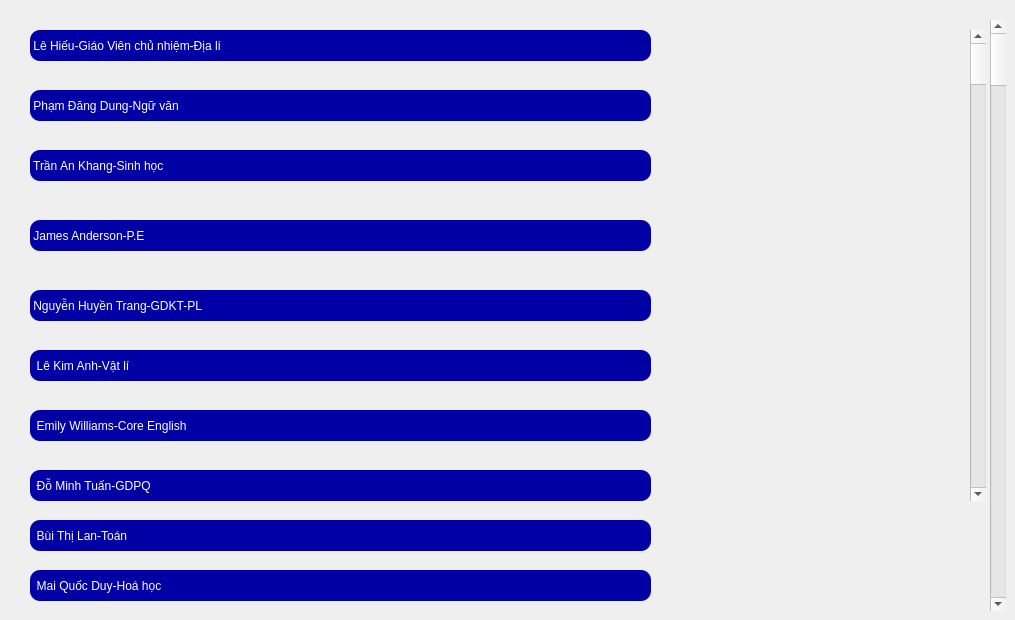
    <widget class="QWidget" name="lienhe">
     <widget class="QLabel" name="label_75">
      <property name="geometry">
       <rect>
        <x>30</x>
        <y>30</y>
        <width>621</width>
        <height>31</height>
       </rect>
      </property>
      <property name="font">
       <font>
        <bold>false</bold>
       </font>
      </property>
      <property name="styleSheet">
       <string notr="true">background-color:rgb(0, 0, 165);
border-radius: 10px;
color:rgb(255, 255, 255)</string>
      </property>
      <property name="text">
       <string> Lê Hiếu-Giáo Viên chủ nhiệm-Địa lí</string>
      </property>
     </widget>
     <widget class="QLabel" name="label_76">
      <property name="geometry">
       <rect>
        <x>30</x>
        <y>90</y>
        <width>621</width>
        <height>31</height>
       </rect>
      </property>
      <property name="styleSheet">
       <string notr="true">background-color:rgb(0, 0, 165);
border-radius: 10px;
color:rgb(255, 255, 255)</string>
      </property>
      <property name="text">
       <string> Phạm Đăng Dung-Ngữ văn</string>
      </property>
     </widget>
     <widget class="QLabel" name="label_77">
      <property name="geometry">
       <rect>
        <x>30</x>
        <y>290</y>
        <width>621</width>
        <height>31</height>
       </rect>
      </property>
      <property name="styleSheet">
       <string notr="true">background-color:rgb(0, 0, 165);
border-radius: 10px;
color:rgb(255, 255, 255)</string>
      </property>
      <property name="text">
       <string> Nguyễn Huyền Trang-GDKT-PL</string>
      </property>
     </widget>
     <widget class="QLabel" name="label_78">
      <property name="geometry">
       <rect>
        <x>30</x>
        <y>150</y>
        <width>621</width>
        <height>31</height>
       </rect>
      </property>
      <property name="styleSheet">
       <string notr="true">background-color:rgb(0, 0, 165);
border-radius: 10px;
color:rgb(255, 255, 255)</string>
      </property>
      <property name="text">
       <string> Trần An Khang-Sinh học</string>
      </property>
     </widget>
     <widget class="QLabel" name="label_79">
      <property name="geometry">
       <rect>
        <x>30</x>
        <y>350</y>
        <width>621</width>
        <height>31</height>
       </rect>
      </property>
      <property name="styleSheet">
       <string notr="true">background-color:rgb(0, 0, 165);
border-radius: 10px;
color:rgb(255, 255, 255)</string>
      </property>
      <property name="text">
       <string>  Lê Kim Anh-Vật lí</string>
      </property>
     </widget>
     <widget class="QLabel" name="label_80">
      <property name="geometry">
       <rect>
        <x>30</x>
        <y>220</y>
        <width>621</width>
        <height>31</height>
       </rect>
      </property>
      <property name="styleSheet">
       <string notr="true">background-color:rgb(0, 0, 165);
border-radius: 10px;
color:rgb(255, 255, 255)</string>
      </property>
      <property name="text">
       <string> James Anderson-P.E</string>
      </property>
     </widget>
     <widget class="QLabel" name="label_81">
      <property name="geometry">
       <rect>
        <x>30</x>
        <y>470</y>
        <width>621</width>
        <height>31</height>
       </rect>
      </property>
      <property name="styleSheet">
       <string notr="true">background-color:rgb(0, 0, 165);
border-radius: 10px;
color:rgb(255, 255, 255)</string>
      </property>
      <property name="text">
       <string>  Đỗ Minh Tuấn-GDPQ</string>
      </property>
     </widget>
     <widget class="QLabel" name="label_82">
      <property name="geometry">
       <rect>
        <x>30</x>
        <y>410</y>
        <width>621</width>
        <height>31</height>
       </rect>
      </property>
      <property name="styleSheet">
       <string notr="true">background-color:rgb(0, 0, 165);
border-radius: 10px;
color:rgb(255, 255, 255)</string>
      </property>
      <property name="text">
       <string>  Emily Williams-Core English</string>
      </property>
     </widget>
     <widget class="QLabel" name="label_83">
      <property name="geometry">
       <rect>
        <x>30</x>
        <y>520</y>
        <width>621</width>
        <height>31</height>
       </rect>
      </property>
      <property name="styleSheet">
       <string notr="true">background-color:rgb(0, 0, 165);
border-radius: 10px;
color:rgb(255, 255, 255)</string>
      </property>
      <property name="text">
       <string>  Bùi Thị Lan-Toán</string>
      </property>
     </widget>
     <widget class="QLabel" name="label_84">
      <property name="geometry">
       <rect>
        <x>30</x>
        <y>570</y>
        <width>621</width>
        <height>31</height>
       </rect>
      </property>
      <property name="styleSheet">
       <string notr="true">background-color:rgb(0, 0, 165);
border-radius: 10px;
color:rgb(255, 255, 255)</string>
      </property>
      <property name="text">
       <string>  Mai Quốc Duy-Hoá học</string>
      </property>
     </widget>
     <widget class="QScrollBar" name="verticalScrollBar_4">
      <property name="geometry">
       <rect>
        <x>990</x>
        <y>20</y>
        <width>16</width>
        <height>591</height>
       </rect>
      </property>
      <property name="orientation">
       <enum>Qt::Orientation::Vertical</enum>
      </property>
     </widget>
     <widget class="QScrollBar" name="verticalScrollBar_2">
      <property name="geometry">
       <rect>
        <x>970</x>
        <y>30</y>
        <width>16</width>
        <height>471</height>
       </rect>
      </property>
      <property name="orientation">
       <enum>Qt::Orientation::Vertical</enum>
      </property>
     </widget>
    </widget>
